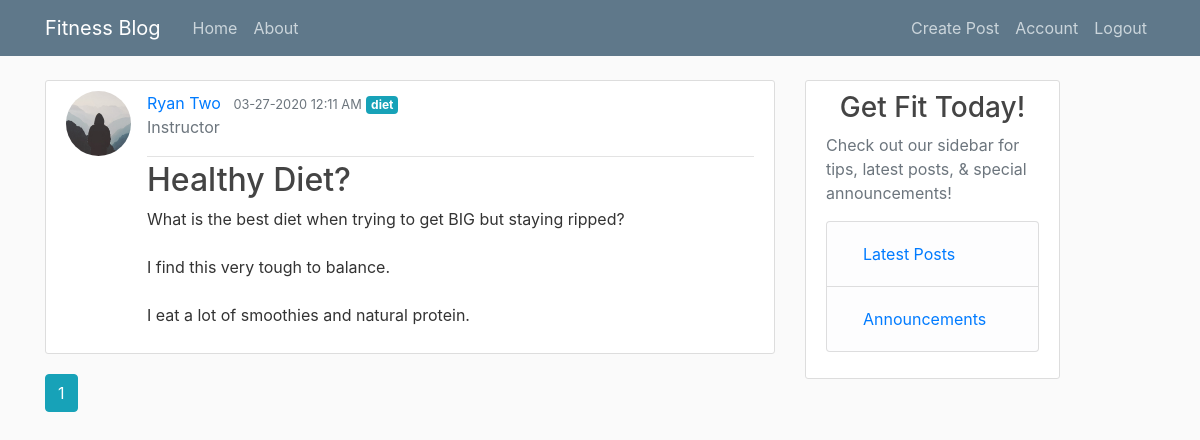
The app's page /category/diet (signed in) with its own data.
### fitnessblog/models.py (models this page shows, shortened)
class Post(db.Model):
    id = db.Column(db.Integer, primary_key=True)
    title = db.Column(db.String(100), nullable=False)
    date_posted = db.Column(db.DateTime, nullable=False, default=datetime.utcnow)
    content = db.Column(db.Text, nullable=False)
    category = db.Column(db.Text, nullable=False)
    user_id = db.Column(db.Integer, db.ForeignKey("user.id"), nullable=False)

class User(db.Model, UserMixin):
    id = db.Column(db.Integer, primary_key=True)
    username = db.Column(db.String(20), unique=True, nullable=False)
    email = db.Column(db.String(120), unique=True, nullable=False)
    profile_type = db.Column(db.String(20), nullable=False)
    image_file = db.Column(db.String(20), nullable=False, default="default.jpg")
    password = db.Column(db.String(60), nullable=False)
    posts = db.relationship("Post", backref="author", lazy=True)

### fitnessblog/posts/routes.py (the view)
@posts.route("/category/<string:category>", methods=["GET"])
@login_required
def filter_by_category(category):
    page = request.args.get("page", 1, type=int)
    posts = Post.query.filter_by(category=category).paginate(page=page, per_page=5)
    return render_template("category_list.html", posts=posts)

### fitnessblog/models.py (called while the page is built)
@login_manager.user_loader
def load_user(user_id):
    return User.query.get(int(user_id))

### fitnessblog/templates/category_list.html
{% extends "layout.html" %}
{% block content %}
  {% for post in posts.items %}
    <article class="media content-section">
      <img class="rounded-circle article-img" src="{{ url_for('static', filename='profile_pics/' + post.author.image_file) }}">
      <div class="media-body">
        <div class="article-metadata">
          <a class="mr-2" href="{{ url_for('users.user_posts', username=post.author.username) }}">{{ post.author.username }}</a>
          <small class="text-muted">{{ post.date_posted.strftime('%m-%d-%Y %I:%M %p') }}</small>
          <a href="{{ url_for('posts.filter_by_category', category=post.category) }}" class="badge badge-info">{{ post.category}}</a>
          <p class="text-secondary">{{ current_user.profile_type.capitalize() }}</p>
        </div>
        <h2><a class="article-title" href="{{ url_for('posts.post', post_id=post.id) }}">{{ post.title }}</a></h2>
        <p class="article-content">{{ post.content }}</p>
      </div>
    </article>
  {% endfor %}
  {% for page_num in posts.iter_pages(left_edge=1, right_edge=1, left_current=1, right_current=2) %}
    {% if page_num %}
      {% if posts.page == page_num %}
        <a class="btn btn-info mb-4" href="{{ url_for('main.home', page=page_num) }}">{{ page_num }}</a>
      {% else %}
      <a class="btn btn-outline-info mb-4" href="{{ url_for('main.home', page=page_num) }}">{{ page_num }}</a>
      {% endif %}
    {% else %}
      ...
    {% endif %}
  {% endfor %}
{% endblock content %}

### fitnessblog/static/main.css (style rules this page uses)
body { background: #fafafa; color: #333333; margin-top: 5rem; }
h1, h2, h3, h4, h5, h6 { color: #444444; }
.content-section { background: #ffffff; padding: 10px 20px; border: 1px solid #dddddd; border-radius: 3px; margin-bottom: 20px; }
.article-title { color: #444444; }
.article-content { white-space: pre-line; }
.article-img { height: 65px; width: 65px; margin-right: 16px; }
.article-metadata { padding-bottom: 1px; margin-bottom: 4px; border-bottom: 1px solid #e3e3e3; }

### records on screen
Post: image_file (placeholder picture), author.username "Ryan Two", date_posted "03-27-2020 12:11 AM", category "diet", title "Healthy Diet?", content "What is the best diet when trying to get BIG but staying ripped? I find this very tough to balance. I eat a lot of smoothies and natural protein."
User: profile_type "Instructor"

### other values on screen
{{ page_num }} "1"
